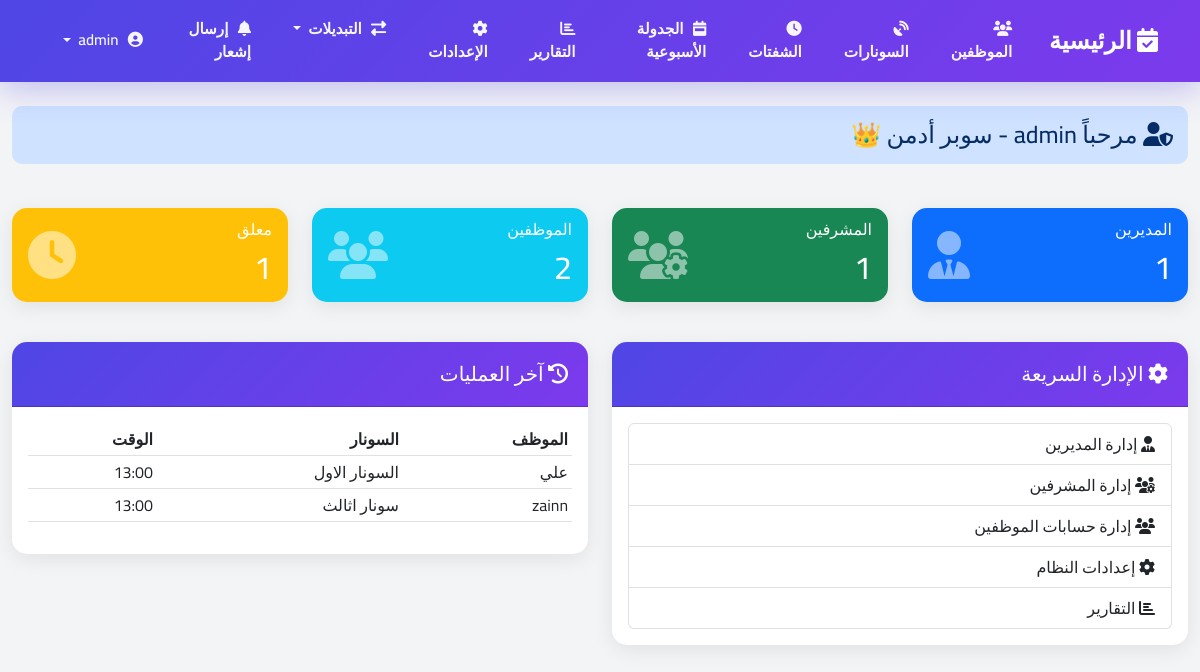
Before: /dashboard/admin/ (signed in) with the older database file.
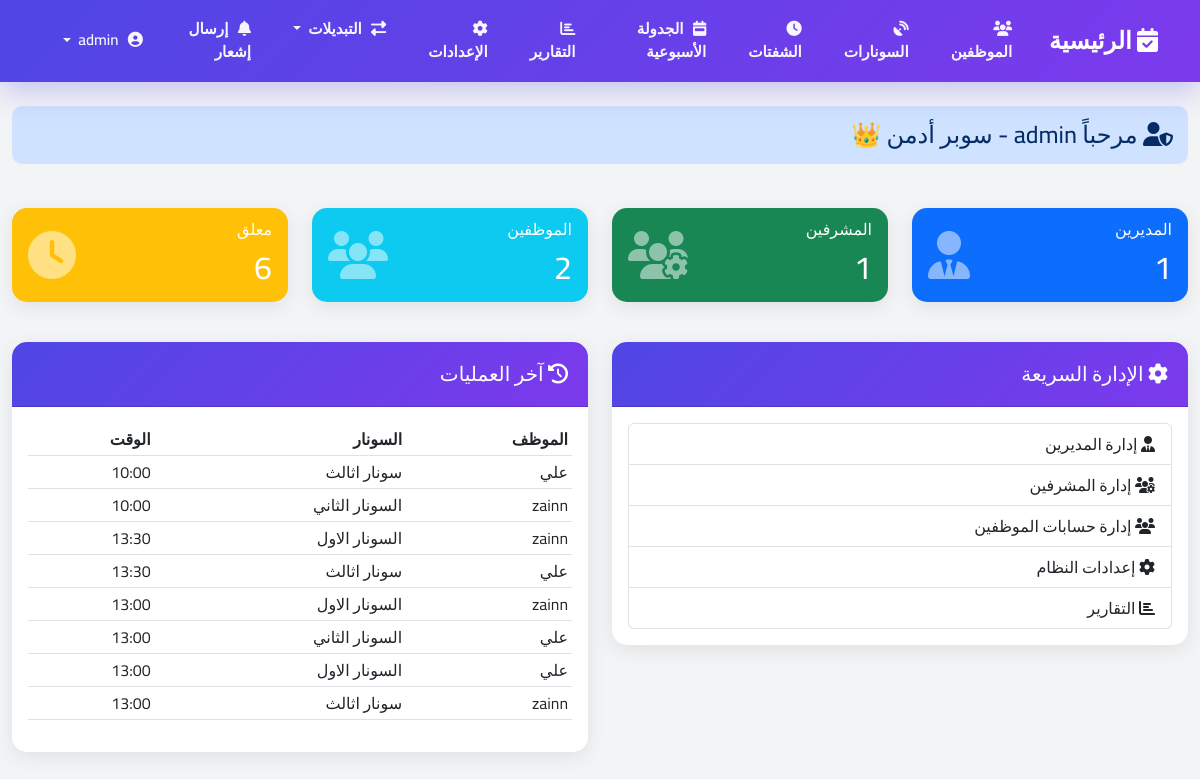
After: the same page with the newer database file.
### shifts/models.py (models this page shows, shortened)
class EmployeeAssignment(models.Model):
    employee = models.ForeignKey(Employee, on_delete=models.CASCADE)
    sonar = models.ForeignKey(Sonar, on_delete=models.CASCADE, null=True, blank=True)  # يمكن أن يكون null للاحتياط
    shift = models.ForeignKey(Shift, on_delete=models.CASCADE)
    assigned_at = models.DateTimeField(default=timezone.now)
    rotation_number = models.IntegerField(default=0)
    confirmed = models.BooleanField(default=False)  # هل تم تأكيد التبديل؟
    notification_sent = models.BooleanField(default=False)  # هل تم إرسال الإشعار؟
    is_standby = models.BooleanField(default=False, verbose_name='في حالة احتياط')  # الموظف في راحة/احتياط
    work_duration_hours = models.FloatField(default=0.0, verbose_name='مدة العمل بالساعات')  # مدة العمل الفعلية
    employee_confirmed = models.BooleanField(default=False, verbose_name='تأكيد الموظف')
    employee_confirmed_at = models.DateTimeField(null=True, blank=True, verbose_name='وقت تأكيد الموظف')
    supervisor_confirmed = models.BooleanField(default=False, verbose_name='تأكيد المشرف')
    supervisor_confirmed_at = models.DateTimeField(null=True, blank=True, verbose_name='وقت تأكيد المشرف')
    supervisor_confirmed_by = models.ForeignKey(
        User,
        on_delete=models.SET_NULL,
        null=True,
        blank=True,
        related_name='confirmed_assignments',
        verbose_name='المشرف المؤكد'
    )
    class Meta:
        verbose_name = 'إسناد موظف'
        verbose_name_plural = 'إسنادات الموظفين'
        ordering = ['-assigned_at']

class Employee(models.Model):
    user = models.OneToOneField(User, on_delete=models.CASCADE, related_name='employee_profile', null=True, blank=True)
    name = models.CharField(max_length=100, verbose_name='اسم الموظف')
    telegram_id = models.CharField(max_length=50, null=True, blank=True, verbose_name='معرف تليجرام')
    is_on_leave = models.BooleanField(default=False, verbose_name='في إجازة')
    created_at = models.DateTimeField(auto_now_add=True, null=True, blank=True, verbose_name='تاريخ الإنشاء')
    created_by = models.ForeignKey(User, on_delete=models.SET_NULL, null=True, blank=True,
                                   related_name='created_employees', verbose_name='أنشئ بواسطة')
    total_work_hours = models.FloatField(default=0.0, verbose_name='إجمالي ساعات العمل')
    last_work_datetime = models.DateTimeField(null=True, blank=True, verbose_name='آخر وقت عمل')
    consecutive_rest_count = models.IntegerField(default=0, verbose_name='عدد مرات الراحة المتتالية')
    class Meta:
        verbose_name = 'موظف'
        verbose_name_plural = 'الموظفين'

class Sonar(models.Model):
    name = models.CharField(max_length=50)
    active = models.BooleanField(default=True)  # لتحديد إذا كانت المحطة نشطة
    max_employees = models.IntegerField(default=1)  # عدد الموظفين المطلوب لكل محطة

### shifts/views.py (the view)
# urls.py: path('dashboard/admin/', views.admin_dashboard, name='admin_dashboard'),
@superadmin_required
def admin_dashboard(request):
    total_managers = Manager.objects.filter(is_active=True).count()
    total_supervisors = Supervisor.objects.filter(is_active=True).count()
    total_employees = Employee.objects.count()
    total_sonars = Sonar.objects.count()
    total_assignments = EmployeeAssignment.objects.count()
    pending_assignments = EmployeeAssignment.objects.filter(employee_confirmed=False).count()
    recent_assignments = EmployeeAssignment.objects.order_by('-assigned_at')[:10]
    context = {
        'user_role': 'superadmin',
        'total_managers': total_managers,
        'total_supervisors': total_supervisors,
        'total_employees': total_employees,
        'total_sonars': total_sonars,
        'total_assignments': total_assignments,
        'pending_assignments': pending_assignments,
        'recent_assignments': recent_assignments,
    }
    return render(request, 'dashboards/admin.html', context)

### templates/dashboards/admin.html (shortened to what this page needs)
{% extends 'base.html' %}
{% block content %}
<div class="container-fluid py-4">
    <div class="row mb-4">
        <div class="col-12">
            <div class="alert alert-primary">
                <h4 class="mb-0">
                    <i class="fas fa-user-shield"></i>
                    مرحباً {{ user.first_name|default:user.username }} - سوبر أدمن 👑
                </h4>
            </div>
        </div>
    </div>
    <div class="row mb-4">
        <div class="col-md-3 mb-3">
            <div class="card bg-primary text-white">
                <div class="card-body">
                    <div class="d-flex justify-content-between align-items-center">
                        <div>
                            <h6 class="card-subtitle mb-2">المديرين</h6>
                            <h2 class="mb-0">{{ total_managers }}</h2>
                        </div>
                        <i class="fas fa-user-tie fa-3x opacity-50"></i>
                    </div>
                </div>
            </div>
        </div>
        <div class="col-md-3 mb-3">
            <div class="card bg-success text-white">
                <div class="card-body">
                    <div class="d-flex justify-content-between align-items-center">
                        <div>
                            <h6 class="card-subtitle mb-2">المشرفين</h6>
                            <h2 class="mb-0">{{ total_supervisors }}</h2>
                        </div>
                        <i class="fas fa-users-cog fa-3x opacity-50"></i>
                    </div>
                </div>
            </div>
        </div>
        <div class="col-md-3 mb-3">
            <div class="card bg-info text-white">
                <div class="card-body">
                    <div class="d-flex justify-content-between align-items-center">
                        <div>
                            <h6 class="card-subtitle mb-2">الموظفين</h6>
                            <h2 class="mb-0">{{ total_employees }}</h2>
                        </div>
                        <i class="fas fa-users fa-3x opacity-50"></i>
                    </div>
                </div>
            </div>
        </div>
        <div class="col-md-3 mb-3">
            <div class="card bg-warning text-white">
                <div class="card-body">
                    <div class="d-flex justify-content-between align-items-center">
                        <div>
                            <h6 class="card-subtitle mb-2">معلق</h6>
                            <h2 class="mb-0">{{ pending_assignments }}</h2>
                        </div>
                        <i class="fas fa-clock fa-3x opacity-50"></i>
                    </div>
                </div>
            </div>
        </div>
    </div>
    <div class="row">
        <div class="col-md-6 mb-4">
            <div class="card">
                <div class="card-header bg-primary text-white">
                    <h5 class="mb-0">
                        <i class="fas fa-cog"></i>
                        الإدارة السريعة
                    </h5>
                </div>
                <div class="card-body">
                    <div class="list-group">
                        <a href="{% url 'manager_accounts_list' %}" class="list-group-item list-group-item-action">
                            <i class="fas fa-user-tie"></i> إدارة المديرين
                        </a>
                        <a href="{% url 'supervisor_accounts_list' %}" class="list-group-item list-group-item-action">
                            <i class="fas fa-users-cog"></i> إدارة المشرفين
                        </a>
                        <a href="{% url 'employee_accounts_list' %}" class="list-group-item list-group-item-action">
                            <i class="fas fa-users"></i> إدارة حسابات الموظفين
                        </a>
                        <a href="{% url 'settings' %}" class="list-group-item list-group-item-action">
                            <i class="fas fa-cog"></i> إعدادات النظام
                        </a>
                        <a href="{% url 'reports' %}" class="list-group-item list-group-item-action">
                            <i class="fas fa-chart-bar"></i> التقارير
                        </a>
                    </div>
                </div>
            </div>
        </div>
        <div class="col-md-6 mb-4">
            <div class="card">
                <div class="card-header bg-info text-white">
                    <h5 class="mb-0">
                        <i class="fas fa-history"></i>
                        آخر العمليات
                    </h5>
                </div>
                <div class="card-body">
                    <div class="table-responsive">
                        <table class="table table-sm">
                            <thead>
                                <tr>
                                    <th>الموظف</th>
                                    <th>السونار</th>
                                    <th>الوقت</th>
                                </tr>
                            </thead>
                            <tbody>
                                {% for assignment in recent_assignments %}
                                <tr>
                                    <td>{{ assignment.employee.name }}</td>
                                    <td>{{ assignment.sonar.name }}</td>
                                    <td>{{ assignment.assigned_at|date:"H:i" }}</td>
                                </tr>
                                {% empty %}
                                <tr>
                                    <td colspan="3" class="text-center">لا توجد عمليات</td>
                                </tr>
                                {% endfor %}
                            </tbody>
                        </table>
                    </div>
                </div>
            </div>
        </div>
    </div>
</div>
{% endblock %}

### templates/base.html (shortened to what this page needs)
<!DOCTYPE html>
<html lang="ar" dir="rtl">
<head>
    <link href="https://cdn.jsdelivr.net/npm/bootstrap@5.3.0/dist/css/bootstrap.rtl.min.css" rel="stylesheet">
    <link rel="stylesheet" href="https://cdnjs.cloudflare.com/ajax/libs/font-awesome/6.4.0/css/all.min.css">
</head>
<body {% if user.is_authenticated %}class="dashboard"{% endif %}>
    {% if user.is_authenticated %}
    <nav class="navbar navbar-expand-lg navbar-dark navbar-custom">
        <div class="container">
            <a class="navbar-brand fw-bold" href="{% url 'home' %}">
                <i class="fas fa-calendar-check"></i> الرئيسية
            </a>
            <div class="collapse navbar-collapse" id="navbarNav">
                <ul class="navbar-nav me-auto">
                    {% if user.is_superuser %}
                    <li class="nav-item">
                        <a class="nav-link {% if 'employees' in request.path %}active{% endif %}" href="{% url 'employee_list' %}">
                            <i class="fas fa-users"></i> الموظفين
                        </a>
                    </li>
                    <li class="nav-item">
                        <a class="nav-link {% if 'sonars' in request.path %}active{% endif %}" href="{% url 'sonar_list' %}">
                            <i class="fas fa-satellite-dish"></i> السونارات
                        </a>
                    </li>
                    <li class="nav-item">
                        <a class="nav-link {% if 'shifts' in request.path and 'weekly' not in request.path %}active{% endif %}" href="{% url 'shift_list' %}">
                            <i class="fas fa-clock"></i> الشفتات
                        </a>
                    </li>
                    <li class="nav-item">
                        <a class="nav-link {% if 'weekly-schedules' in request.path %}active{% endif %}" href="{% url 'weekly_schedule_list' %}">
                            <i class="fas fa-calendar-week"></i> الجدولة الأسبوعية
                        </a>
                    </li>
                    <li class="nav-item">
                        <a class="nav-link {% if 'reports' in request.path %}active{% endif %}" href="{% url 'reports' %}">
                            <i class="fas fa-chart-bar"></i> التقارير
                        </a>
                    </li>
                    <li class="nav-item">
                        <a class="nav-link {% if 'settings' in request.path %}active{% endif %}" href="{% url 'settings' %}">
                            <i class="fas fa-cog"></i> الإعدادات
                        </a>
                    </li>
                    <li class="nav-item dropdown">
                        <a class="nav-link dropdown-toggle {% if 'assignments' in request.path %}active{% endif %}" href="#" id="assignmentsDropdown" role="button" data-bs-toggle="dropdown" aria-expanded="false">
                            <i class="fas fa-exchange-alt"></i> التبديلات
                        </a>
                    </li>
                    <li class="nav-item">
                        <a class="nav-link {% if 'notifications' in request.path %}active{% endif %}" href="{% url 'send_custom_notification' %}">
                            <i class="fas fa-bell"></i> إرسال إشعار
                        </a>
                    </li>
                    {% endif %}
                </ul>
                <ul class="navbar-nav">
                    <li class="nav-item dropdown">
                        <a class="nav-link dropdown-toggle" href="#" id="userDropdown" role="button" data-bs-toggle="dropdown" aria-expanded="false">
                            <i class="fas fa-user-circle"></i> {{ user.first_name|default:user.username }}
                        </a>
                    </li>
                </ul>
            </div>
        </div>
    </nav>
    {% endif %}
    {% block content %}{% endblock %}
</body>
</html>

### templates/base.html (style rules this page uses)
* { font-family: 'Cairo', sans-serif; }
:root { --primary-color: #4F46E5; --secondary-color: #7C3AED; --success-color: #10B981; --danger-color: #EF4444; --warning-color: #F59E0B; --info-color: #3B82F6; --dark-color: #1F2937; --light-color: #F3F4F6; }
body { background: linear-gradient(135deg, #667eea 0%, #764ba2 100%); min-height: 100vh; display: flex; align-items: center; justify-content: center; padding: 20px; }
.alert { border-radius: 10px; border: none; padding: 15px; margin-bottom: 20px; animation: slideDown 0.3s ease-out; }
body.dashboard { background: #F3F4F6; display: block; padding: 0; }
.navbar-custom { background: linear-gradient(135deg, #4F46E5 0%, #7C3AED 100%); box-shadow: 0 8px 32px rgba(79, 70, 229, 0.3); backdrop-filter: blur(10px); padding: 8px 0; }
.navbar-brand { font-size: 1.5rem; font-weight: 900 !important; transition: all 0.3s ease; }
.navbar-brand i { animation: pulse 2s infinite; }
.nav-link { color: rgba(255, 255, 255, 0.95) !important; font-weight: 600; font-size: 0.95rem; padding: 10px 18px !important; margin: 0 3px; border-radius: 12px; transition: all 0.3s cubic-bezier(0.4, 0, 0.2, 1); position: relative; }
.nav-link i { margin-left: 6px; transition: transform 0.3s ease; }
.navbar { z-index: 1050; }
.navbar-custom { position: relative; z-index: 1050; }
.card { border-radius: 15px; border: none; box-shadow: 0 5px 20px rgba(0, 0, 0, 0.08); transition: all 0.3s ease; }
.card-header { background: linear-gradient(135deg, var(--primary-color) 0%, var(--secondary-color) 100%); color: white; border-radius: 15px 15px 0 0 !important; padding: 20px; font-weight: 700; }

Changed rows visible on the page:
added EmployeeAssignment: employee.name "علي", sonar.name "سونار اثالث", assigned_at "10:00"
added EmployeeAssignment: employee.name "zainn", sonar.name "السونار الثاني", assigned_at "10:00"
added EmployeeAssignment: employee.name "zainn", sonar.name "السونار الاول", assigned_at "13:30"
added EmployeeAssignment: employee.name "علي", sonar.name "سونار اثالث", assigned_at "13:30"
added EmployeeAssignment: employee.name "zainn", sonar.name "السونار الاول", assigned_at "13:00"
added EmployeeAssignment: employee.name "علي", sonar.name "السونار الثاني", assigned_at "13:00"
Other visible differences:
{{ pending_assignments }}: "1" → "6"
